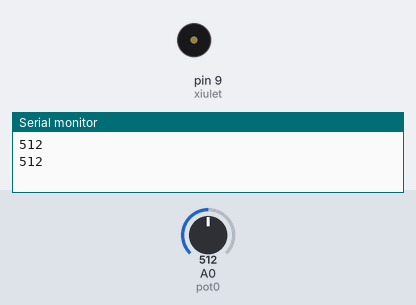
Bench run of a sketch on a simulated Arduino Uno, built with avr-gcc and run on an emulated ATmega328P. Shown: buzzer (waves = sounding), the last lines printed to the serial monitor. The inputs (shaded band) are chosen by the test bench; at power-on: A0 (pot0) = 512.

Above: at 1.8 s.
1.9 s: A0 (pot0) set to 306
At 2.2 s:
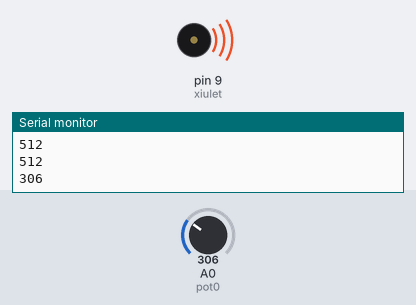
5.4 s: A0 (pot0) set to 122
At 5.56 s:
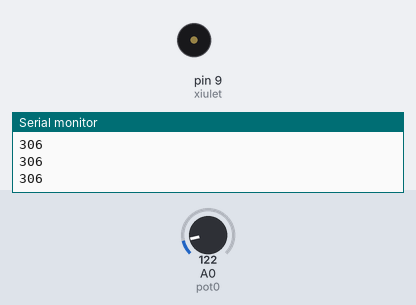
Timing chart, 0 to 14.9 s (numbered marks = the images above; inputs shaded):
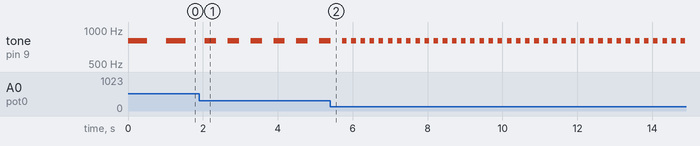

Measured:
- after the input at 1.9 s, tone on pin 9 (xiulet): alternates 800 Hz for 0.31 s and silent for 0.31 s, starting after 0.46 s
- by itself, tone on pin 9 (xiulet): alternates 800 Hz for 0.51 s and silent for 0.51 s

The sketch:

sirena.ino
```cpp
/**********************************************************************************
**                                                                               **
**                                  Sirena                                       **
**                                                                               **
**                                                                               **
**********************************************************************************/

//********** Includes *************************************************************

//********** Variables ************************************************************
const int xiulet = 9;        // donar nom al pin 9 de l’Arduino
const int pot0 = A0;         // donar nom al pin A0 de l’Arduino
int valPot0;                 // guardar valor del potenciometre

//********** Setup ****************************************************************
void setup()
{
  pinMode(xiulet, OUTPUT);   // definir el pin 9 com una sortida
  Serial.begin(9600);
}

//********** Loop *****************************************************************
void loop()
{
  valPot0 = analogRead(pot0);    // llegir valor potenciòmetre
  Serial.println(valPot0);
  tone(xiulet, 800, valPot0);    // xiulet de durada valPot0
  delay(2*valPot0);              // esperar valPot0 del xiulet + valPot0 silenci
}

//********** Funcions *************************************************************
```
